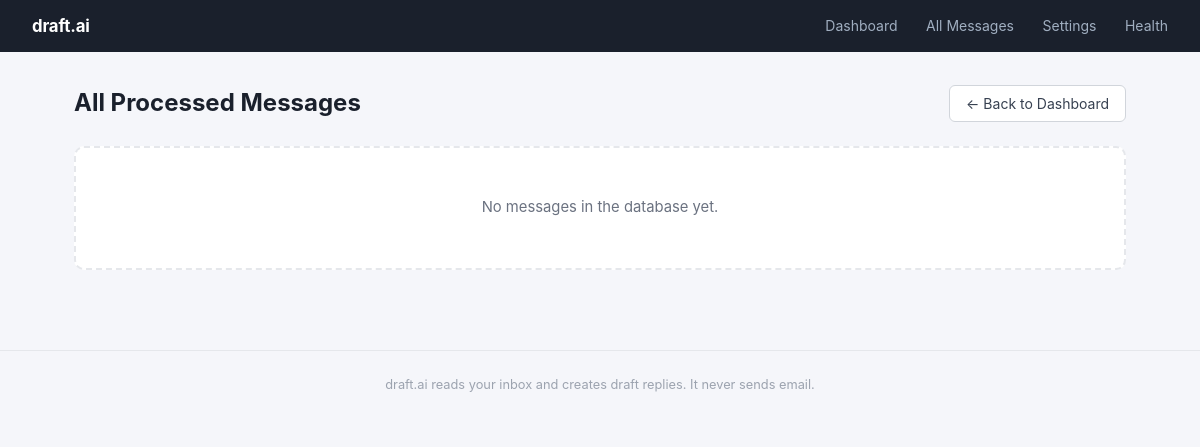
The app's page /messages, older data.
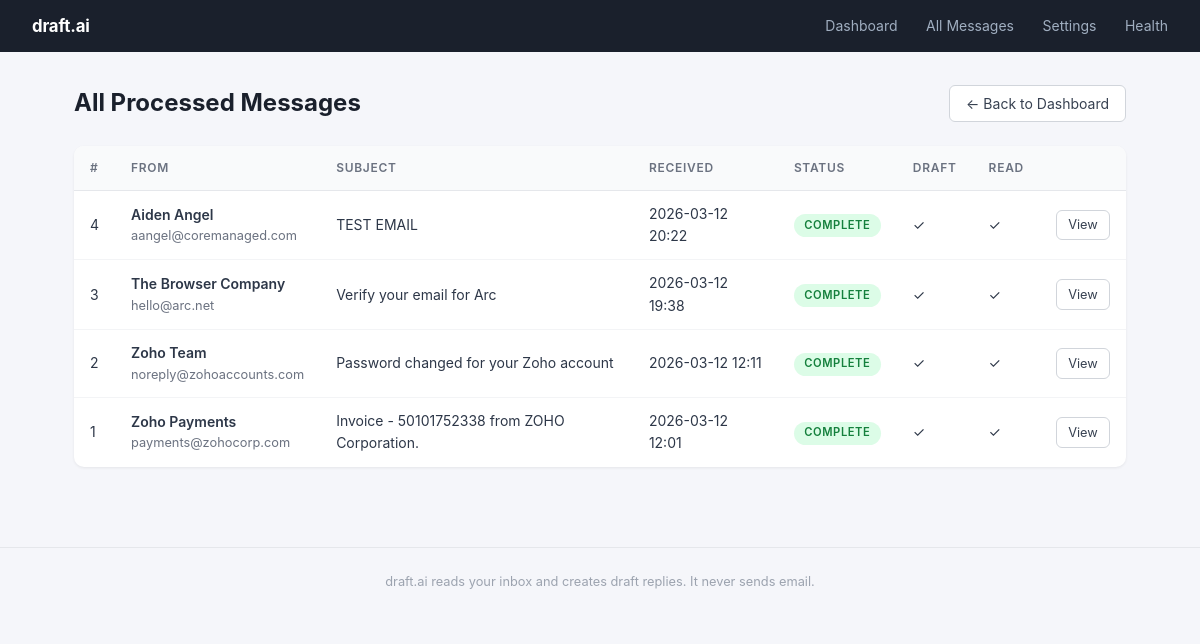
The same page, newer data.
### models.py (models this page shows)
class Message(Base):
    __tablename__ = "messages"
    id = Column(Integer, primary_key=True, index=True)
    mailbox_id = Column(Integer, ForeignKey("mailboxes.id"), nullable=False)
    message_id = Column(String, unique=True, nullable=False, index=True)
    uid = Column(String, nullable=True)
    from_email = Column(String, nullable=True)
    from_name = Column(String, nullable=True)
    subject = Column(String, nullable=True)
    received_at = Column(DateTime, nullable=True)
    body_text = Column(Text, nullable=True)
    cleaned_text = Column(Text, nullable=True)
    is_read_marked = Column(Boolean, default=False)
    draft_appended = Column(Boolean, default=False)
    status = Column(String, default="new")
    error_message = Column(Text, nullable=True)
    created_at = Column(DateTime, default=datetime.utcnow)
    mailbox = relationship("Mailbox", back_populates="messages")
    drafts = relationship("Draft", back_populates="message")

### app.py (the view)
@app.get("/messages", response_class=HTMLResponse)
async def list_messages(request: Request, db: Session = Depends(get_db)):
    messages = (
        db.query(Message)
        .order_by(Message.created_at.desc())
        .all()
    )
    return templates.TemplateResponse(
        "messages.html",
        {"request": request, "messages": messages},
    )

### templates/messages.html (shortened to what this page needs)
{% extends "base.html" %}
{% block content %}
<div class="page-header">
  <h1>All Processed Messages</h1>
  <a href="/" class="btn">← Back to Dashboard</a>
</div>
{% if messages %}
<table class="data-table">
  <thead>
    <tr>
      <th>#</th>
      <th>From</th>
      <th>Subject</th>
      <th>Received</th>
      <th>Status</th>
      <th>Draft</th>
      <th>Read</th>
      <th></th>
    </tr>
  </thead>
  <tbody>
  {% for msg in messages %}
    <tr class="{% if msg.status == 'error' %}row-error{% endif %}">
      <td>{{ msg.id }}</td>
      <td>
        <div class="small-from">{{ msg.from_name or '' }}</div>
        <div class="small-email">{{ msg.from_email or '' }}</div>
      </td>
      <td>{{ msg.subject or '(no subject)' }}</td>
      <td>{% if msg.received_at %}{{ msg.received_at.strftime('%Y-%m-%d %H:%M') }}{% endif %}</td>
      <td><span class="status-badge status-{{ msg.status }}">{{ msg.status }}</span></td>
      <td>{% if msg.draft_appended %}✓{% else %}–{% endif %}</td>
      <td>{% if msg.is_read_marked %}✓{% else %}–{% endif %}</td>
      <td><a href="/messages/{{ msg.id }}" class="btn btn-sm">View</a></td>
    </tr>
  {% endfor %}
  </tbody>
</table>
{% else %}
<div class="empty-state">
  <p>No messages in the database yet.</p>
</div>
{% endif %}
{% endblock %}

Row changes from the older to the newer data that the page shows:
added Message: id "4", from_name "Aiden Angel", from_email "aangel@coremanaged.com", subject "TEST EMAIL", received_at "2026-03-12 20:22", status "COMPLETE"
added Message: id "3", from_name "The Browser Company", from_email "hello@arc.net", subject "Verify your email for Arc", received_at "2026-03-12 19:38", status "COMPLETE"
added Message: id "2", from_name "Zoho Team", from_email "noreply@zohoaccounts.com", subject "Password changed for your Zoho account", received_at "2026-03-12 12:11", status "COMPLETE"
added Message: id "1", from_name "Zoho Payments", from_email "payments@zohocorp.com", subject "Invoice - 50101752338 from ZOHO Corporation.", received_at "2026-03-12 12:01", status "COMPLETE"
Text that changed along with them:
text no longer shown: "No messages in the database yet."
text now shown: "# FROM SUBJECT RECEIVED STATUS DRAFT READ"
